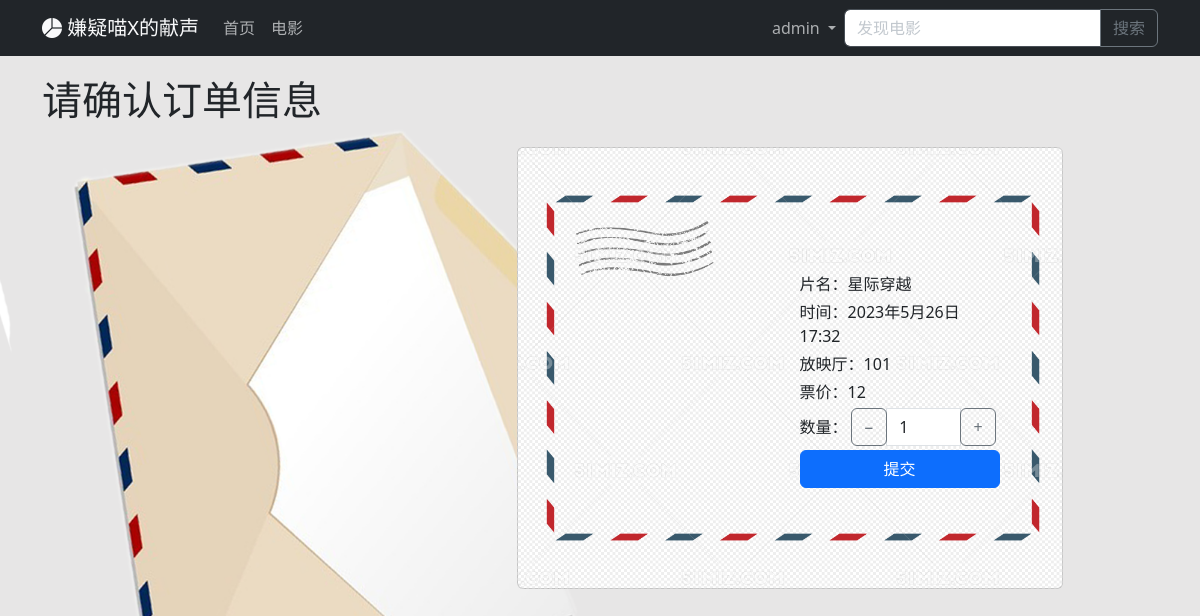
/m/ordering/16/ (signed in), run on the app's committed database.
### productApp/models.py (models this page shows, shortened)
class movie_base(models.Model):
    name = models.CharField(max_length=100, verbose_name="名称")
    inform = models.TextField(verbose_name="简介")
    rate = models.FloatField(verbose_name="评分", blank=True, null=True, default=5.0)
    label = models.ManyToManyField(kind_base, verbose_name="标签", null=True, default=None)
    time_publish = models.DateField(max_length=20, default=timezone.now, verbose_name="上映时间")
    views = models.IntegerField(verbose_name="访问量", blank=True, null=True, default=0)
    photo = models.ImageField(upload_to='movie/', blank=True)
    showing = models.BooleanField(default=False, verbose_name="正在上映")
    class Meta:
        verbose_name = '电影'
        verbose_name_plural = '电影'

class session_base(models.Model):
    movie=models.ForeignKey(movie_base, verbose_name="电影", related_name="session", on_delete=models.PROTECT)
    time=models.DateTimeField(max_length=20, default=timezone.now, verbose_name="时间")
    location=models.ForeignKey(hall_base, verbose_name="厅", on_delete=models.PROTECT, default="")
    ordered_seats=models.IntegerField(verbose_name="已订座位数", blank=True, null=True, default=0)
    charge=models.IntegerField(verbose_name="票价", blank=True, null=True)
    class Meta:
        verbose_name = '场次'
        verbose_name_plural = '场次'

class hall_base(models.Model):
    name=models.CharField(max_length=100, verbose_name="名称")
    total_seats=models.IntegerField(verbose_name="座位数")
    class Meta:
        verbose_name = '放映厅'
        verbose_name_plural = '放映厅'

### productApp/views.py (the view)
# urls.py: path('ordering/<str:sessionid>/', views.ordering_view, name='ordering_url'),
def ordering_view(request, sessionid):
    session = get_object_or_404(session_base, id=sessionid)
    last_seats = int(session.location.total_seats) - int(session.ordered_seats)
    if request.method == 'POST':
        quantity = int(request.POST.get('quantity'))
        if request.user.is_authenticated == False:
            return redirect('/u/login/$?next=/m/ordering/'+sessionid)
        elif last_seats < quantity :
            return redirect('/m/movie/' + str(session.movie.id) + '?error_order=余票不足' + '#buy_ticket_head')
        else:
            session.ordered_seats += quantity
            session.save()
            for i in range(quantity):
                ticket = ticket_base(session=session, user=request.user, status=1)
                ticket.save()
            return render(request, 'orderSuccess.html', {
                'movie':session.movie,
                'session':session
            })
    else:
        if request.user.is_authenticated == False:
            return redirect('/u/login/$?next=/m/ordering/'+sessionid)
        return render(request, 'ordering.html', {
            'movie':session.movie,
            'session':session
        })

### productApp/templates/ordering.html (shortened to what this page needs)
{% extends 'base.html' %}
{% load static %}
{% block content %}
    <div class="container" style="height: calc(100vh - 70px);">
        <h1 class="sub-head">请确认订单信息</h1>
        <div class="row" style="height: calc(50% - 350px);"></div>
        <div class="row">
            <div class="col-md-5">
            </div>
            <div class="col-md-6">
                <div class="card letter" style="aspect-ratio: 4/3 ">
                    <div class="d-flex align-content-center justify-content-center m-3" style="height: 100%;">
                        <div class="align-self-center m-3"
                            style="background-image: url('{{movie.photo.url}}');
                                    width: 35%; aspect-ratio: 1/1;
                                    background-size: cover;
                                    border-radius: 6px;">
                        </div>
                        <div class="align-self-center m-3"
                            style="width: 200px; height: 200px;
                                background-size: cover;
                                border-radius: 6px;">
                            <p class="m-1">片名：{{session.movie.name}}</p>
                            <p class="m-1">时间：{{session.time.year}}年{{session.time.month}}月{{session.time.day}}日 {{session.time.hour}}:{{session.time.minute}}</p>
                            <p class="m-1">放映厅：{{session.location.name}}</p>
                            <p class="m-1">票价：{{session.charge}}</p>
                            <form id="myForm" method="post">
                                <div class="form-group">
                                  <div class="input-group">
                                    <label class="align-self-center mx-1">数量：</label>
                                    <div class="input-group-prepend">
                                      <button class="btn btn-outline-secondary" type="button" id="minusBtn">&#8722;</button>
                                    </div>
                                    <input type="text" class="form-control" id="quantity" name="quantity" value="1" readonly>
                                    <div class="input-group-append">
                                      <button class="btn btn-outline-secondary" type="button" id="addBtn">&#43;</button>
                                    </div>
                                  </div>
                                </div>
                                <button type="submit" class="btn btn-primary m-1" style="width: 100%;">提交</button>
                            </form>
                        </div>
                    </div>
                </div>
            </div>
        </div>
    </div>
{% endblock %}

### templates/base.html (shortened to what this page needs)
{% load static %}
<!DOCTYPE HTML>
<html lang="zh-cn">
<head>
    <link rel="stylesheet" href="{% static '/bootstrap/dist/css/bootstrap.min.css' %}">
    <link rel="stylesheet" href="{% static '/bootstrap-icons-1.10.5/font/bootstrap-icons.css' %}">
    <link rel="stylesheet" href="{% static 'css/style.css' %}">
</head>
<body>
    <nav class="navbar bg-dark navbar-expand-lg bd-navbar sticky-top" data-bs-theme="dark">
        <div class="container">
            <a class="navbar-brand" href="{% url 'home' %}">
                <span><i class="bi bi-pie-chart-fill"></i> 嫌疑喵X的献声</span>
            </a>
            <div class="collapse navbar-collapse" id="navbarScroll">
                <ul class="navbar-nav me-auto my-2 my-lg-0 navbar-nav-scroll" style="--bs-scroll-height: 100px;">
                    <li class="nav-item subject">
                        <a class="nav-link" id="home" aria-current="page" href="{% url 'home' %}">首页</a>
                    </li>
                    <li class="nav-item subject">
                        <a class="nav-link" id="product" href="{% url 'productApp:product' 'all' %}">电影</a>
                    </li>
                </ul>
                <ul class="nav navbar-nav navbar-right">
                    {% if request.user.is_authenticated %}
                    <li class="nav-item dropdown">
                        <a class="nav-link dropdown-toggle subject" data-bs-toggle="dropdown" href="#" role="button" aria-expanded="false">
                            {{request.user}}
                        </a>
                    </li>
                    {% else %}
                    <a type="button" class="btn btn-success navbar-btn" href="{% url 'loginApp:login_url' %}?next={% firstof request.path '/' %}">登录</a>
                    <a type="button" class="btn btn-dark navbar-btn" href="{% url 'loginApp:signin_url' %}?next={% firstof request.path '/' %}">注册</a>
                    {% endif %}
                </ul>
                <form action="{% url 'productApp:search_url' %}" method="get" class="d-flex" role="search">
                    <div class="input-group">
                        <input class="form-control" type="search" placeholder="发现电影" name="s_movie" aria-label="search" aria-describedby="button-addon2">
                        <button class="btn btn-outline-secondary" type="submit" id="button-addon2">搜索</button>
                    </div>
                </form>
            </div>
        </div>
    </nav>
    <div class="base" id="base0" style="position: relative;">
        <div class="base" id="base1" style="position: absolute;">
        </div>
        <div class="base" style="z-index: 2; position: absolute;">
            {% block content %}{% endblock %}
        </div>
    </div>
</body>
</html>

### static/css/style.css (style rules this page uses)
body { background-color: rgb(231, 230, 230); background-repeat: no-repeat; background-attachment: fixed; background-size: cover; }
.base { width: 100%; min-height: calc(100vh - 56px); background-size:cover; }
.sub-head { margin-top: 20px; }
.letter { background-image: url('../img/letter.png'); background-size: cover; }
.subject { object-fit:cover; transition:transform .5s; }

### data on the page
session_base: movie.name "星际穿越", time.year "2023", time.month "5", time.day "26", time.hour "17", time.minute "32", location.name "101", charge "12"

### other printed values
{{ request.user }} "admin"
